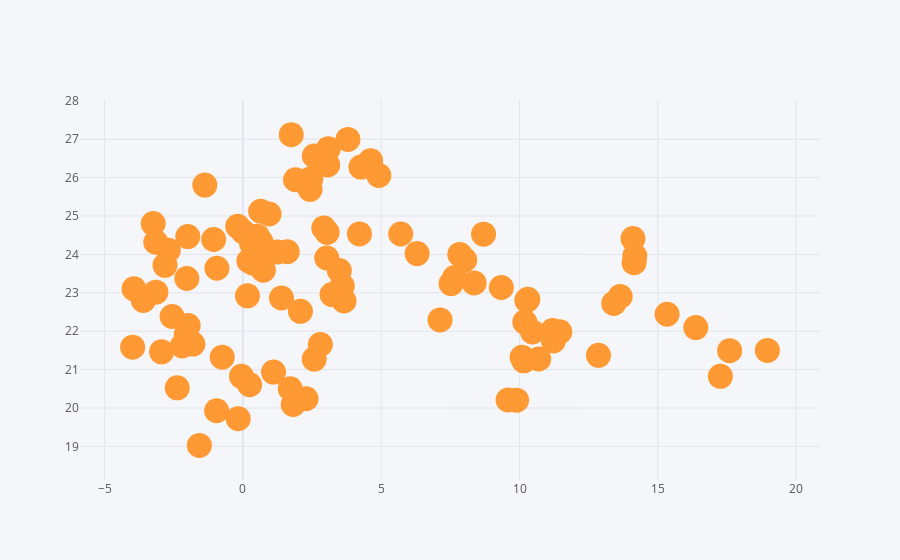

Notebook code cell kept with this figure:
### Code cell
df.iplot(x = 'A', y = 'B', mode= 'markers', size = 25)
